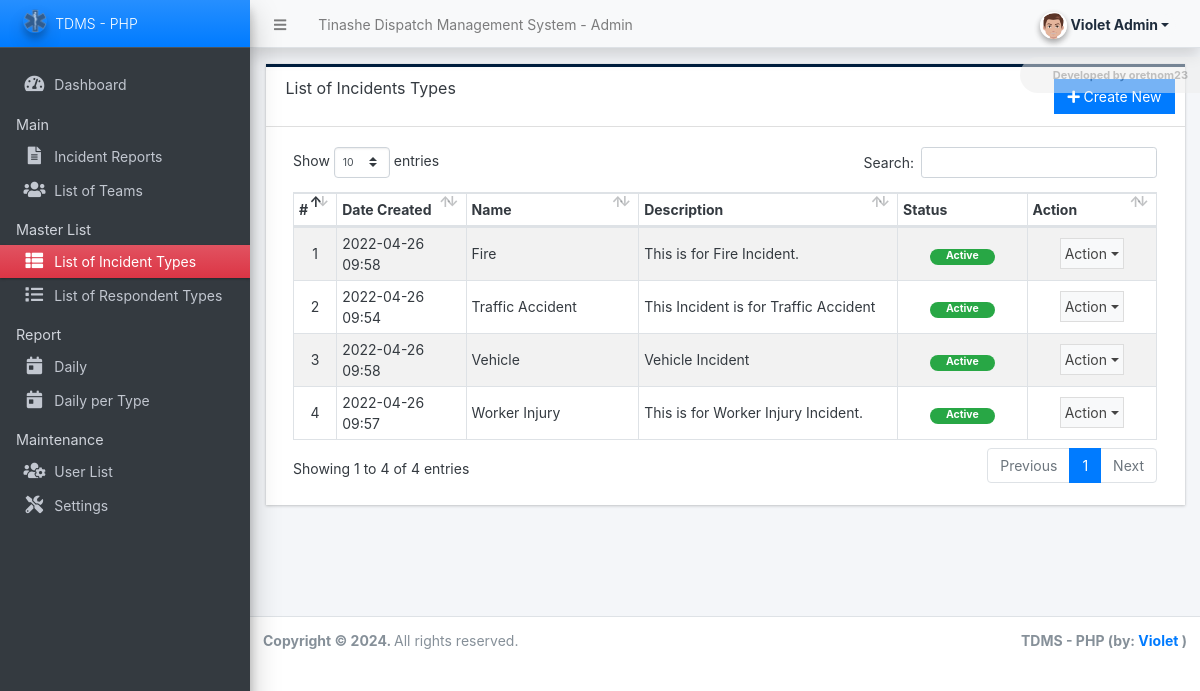
/admin/?page=incidents (signed in), run on the app's committed database.
### tables this page shows
CREATE TABLE `incident_list` (
  `id` int(30) NOT NULL,
  `name` text NOT NULL,
  `description` text NOT NULL,
  `status` tinyint(1) NOT NULL DEFAULT 1,
  `delete_flag` tinyint(1) NOT NULL DEFAULT 0,
  `date_created` datetime NOT NULL DEFAULT current_timestamp(),
  `date_updated` datetime NOT NULL DEFAULT current_timestamp() ON UPDATE current_timestamp()
);

### admin/incidents/index.php (the view, shortened to what this page needs)
<div class="card card-outline rounded-0 card-navy">
	<div class="card-header">
		<h3 class="card-title">List of Incidents Types</h3>
		<div class="card-tools">
			<a href="javascript:void(0)" id="create_new" class="btn btn-flat btn-primary"><span class="fas fa-plus"></span>  Create New</a>
		</div>
	</div>
	<div class="card-body">
        <div class="container-fluid">
			<table class="table table-hover table-striped table-bordered" id="list">
				<colgroup>
					<col width="5%">
					<col width="15%">
					<col width="20%">
					<col width="30%">
					<col width="15%">
					<col width="15%">
				</colgroup>
				<thead>
					<tr>
						<th>#</th>
						<th>Date Created</th>
						<th>Name</th>
						<th>Description</th>
						<th>Status</th>
						<th>Action</th>
					</tr>
				</thead>
				<tbody>
					<?php
					$i = 1;
						$qry = $conn->query("SELECT * from `incident_list` where delete_flag = 0 order by `name` asc ");
						while($row = $qry->fetch_assoc()):
					?>
						<tr>
							<td class="text-center"><?php echo $i++; ?></td>
							<td><?php echo date("Y-m-d H:i",strtotime($row['date_created'])) ?></td>
							<td><?php echo $row['name'] ?></td>
							<td><p class="m-0 truncate-1"><?php echo $row['description'] ?></p></td>
							<td class="text-center">
                                <?php if($row['status'] == 1): ?>
                                    <span class="badge badge-success px-3 rounded-pill">Active</span>
                                <?php else: ?>
                                    <span class="badge badge-danger px-3 rounded-pill">Inactive</span>
                                <?php endif; ?>
                            </td>
							<td align="center">
								 <button type="button" class="btn btn-flat p-1 btn-default btn-sm dropdown-toggle dropdown-icon" data-toggle="dropdown">
				                  		Action
				                  </button>
							</td>
						</tr>
					<?php endwhile; ?>
				</tbody>
			</table>
		</div>
	</div>
</div>

### data on the page
incident_list: date_created "2022-04-26 09:58", name "Fire", description "This is for Fire Incident.", status "Active"
incident_list: date_created "2022-04-26 09:54", name "Traffic Accident", description "This Incident is for Traffic Accident", status "Active"
incident_list: date_created "2022-04-26 09:58", name "Vehicle", description "Vehicle Incident", status "Active"
incident_list: date_created "2022-04-26 09:57", name "Worker Injury", description "This is for Worker Injury Incident.", status "Active"

### other printed values
$_settings->info('name') "Tinashe Dispatch Management System"
$_settings->userdata('firstname').' '.$_settings->userdata('lastname') "Violet Admin"
$_settings->info('short_name') "TDMS - PHP"
